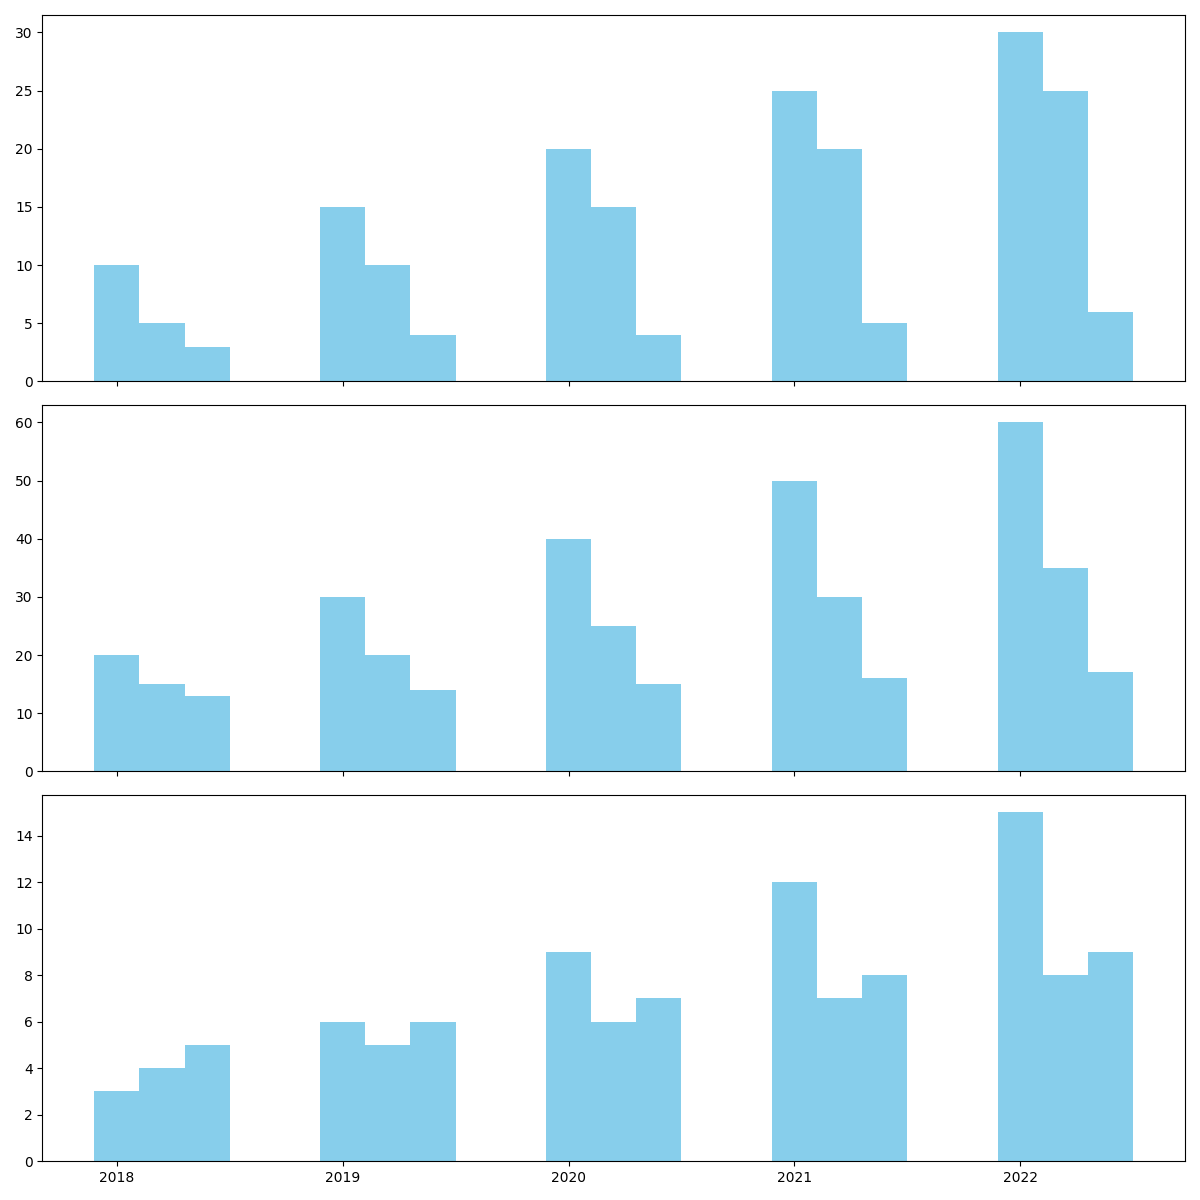

Reproduce this figure in Python.
import matplotlib.pyplot as plt
import numpy as np

years = np.array([2018, 2019, 2020, 2021, 2022])

usa_data = {"Solar": [10, 15, 20, 25, 30], "Wind": [5, 10, 15, 20, 25], "Hydro": [3, 4, 4, 5, 6]}
china_data = {"Solar": [20, 30, 40, 50, 60], "Wind": [15, 20, 25, 30, 35], "Hydro": [13, 14, 15, 16, 17]}
brazil_data = {"Solar": [3, 6, 9, 12, 15], "Wind": [4, 5, 6, 7, 8], "Hydro": [5, 6, 7, 8, 9]}

all_data = [usa_data, china_data, brazil_data]

fig, axes = plt.subplots(nrows=3, ncols=1, figsize=(12, 12), sharex=True)

single_color = '#87CEEB'  # Light Sky Blue color

for i, ax in enumerate(axes):
    country_data = all_data[i]
    for j, energy in enumerate(country_data):
        ax.bar(years + j * 0.2, country_data[energy], width=0.2, color=single_color)

plt.xticks(years)
plt.tight_layout()

plt.show()
